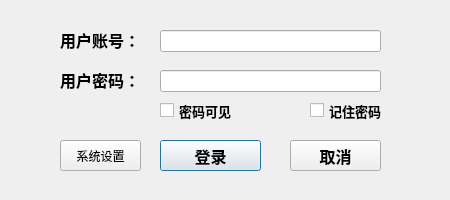
<?xml version="1.0" encoding="UTF-8"?>
<ui version="4.0">
 <class>DialogUserLogin</class>
 <widget class="QDialog" name="DialogUserLogin">
  <property name="geometry">
   <rect>
    <x>0</x>
    <y>0</y>
    <width>450</width>
    <height>200</height>
   </rect>
  </property>
  <property name="minimumSize">
   <size>
    <width>450</width>
    <height>200</height>
   </size>
  </property>
  <property name="maximumSize">
   <size>
    <width>450</width>
    <height>200</height>
   </size>
  </property>
  <property name="windowTitle">
   <string>用户登录(TS)</string>
  </property>
  <widget class="QLabel" name="label">
   <property name="geometry">
    <rect>
     <x>60</x>
     <y>30</y>
     <width>90</width>
     <height>20</height>
    </rect>
   </property>
   <property name="font">
    <font>
     <pointsize>12</pointsize>
     <bold>true</bold>
    </font>
   </property>
   <property name="text">
    <string>用户账号：</string>
   </property>
  </widget>
  <widget class="QLabel" name="label_2">
   <property name="geometry">
    <rect>
     <x>60</x>
     <y>70</y>
     <width>90</width>
     <height>20</height>
    </rect>
   </property>
   <property name="font">
    <font>
     <pointsize>12</pointsize>
     <bold>true</bold>
    </font>
   </property>
   <property name="text">
    <string>用户密码：</string>
   </property>
  </widget>
  <widget class="QPushButton" name="pushButtonLogin">
   <property name="geometry">
    <rect>
     <x>160</x>
     <y>140</y>
     <width>101</width>
     <height>31</height>
    </rect>
   </property>
   <property name="font">
    <font>
     <pointsize>12</pointsize>
     <bold>true</bold>
    </font>
   </property>
   <property name="text">
    <string>登录</string>
   </property>
  </widget>
  <widget class="QPushButton" name="pushButtonCancel">
   <property name="geometry">
    <rect>
     <x>290</x>
     <y>140</y>
     <width>91</width>
     <height>31</height>
    </rect>
   </property>
   <property name="font">
    <font>
     <pointsize>12</pointsize>
     <bold>true</bold>
    </font>
   </property>
   <property name="text">
    <string>取消</string>
   </property>
  </widget>
  <widget class="QLineEdit" name="lineEditUserName">
   <property name="geometry">
    <rect>
     <x>160</x>
     <y>30</y>
     <width>221</width>
     <height>22</height>
    </rect>
   </property>
   <property name="font">
    <font>
     <pointsize>10</pointsize>
     <bold>true</bold>
    </font>
   </property>
  </widget>
  <widget class="QLineEdit" name="lineEditPassword">
   <property name="geometry">
    <rect>
     <x>160</x>
     <y>70</y>
     <width>221</width>
     <height>22</height>
    </rect>
   </property>
   <property name="font">
    <font>
     <pointsize>10</pointsize>
     <bold>true</bold>
    </font>
   </property>
   <property name="echoMode">
    <enum>QLineEdit::EchoMode::Password</enum>
   </property>
  </widget>
  <widget class="QCheckBox" name="checkBoxPassword">
   <property name="geometry">
    <rect>
     <x>160</x>
     <y>100</y>
     <width>91</width>
     <height>21</height>
    </rect>
   </property>
   <property name="font">
    <font>
     <pointsize>10</pointsize>
     <bold>true</bold>
    </font>
   </property>
   <property name="text">
    <string>密码可见</string>
   </property>
  </widget>
  <widget class="QCheckBox" name="checkBoxSaveLogin">
   <property name="geometry">
    <rect>
     <x>310</x>
     <y>100</y>
     <width>91</width>
     <height>21</height>
    </rect>
   </property>
   <property name="font">
    <font>
     <pointsize>10</pointsize>
     <bold>true</bold>
    </font>
   </property>
   <property name="text">
    <string>记住密码</string>
   </property>
  </widget>
  <widget class="QPushButton" name="pushButtonSysSet">
   <property name="geometry">
    <rect>
     <x>60</x>
     <y>140</y>
     <width>81</width>
     <height>31</height>
    </rect>
   </property>
   <property name="text">
    <string>系统设置</string>
   </property>
  </widget>
 </widget>
 <resources/>
 <connections/>
</ui>
